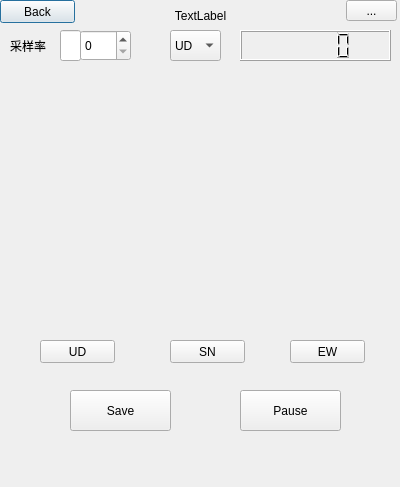
<?xml version="1.0" encoding="UTF-8"?>
<ui version="4.0">
 <class>CurWaveV</class>
 <widget class="QDialog" name="CurWaveV">
  <property name="geometry">
   <rect>
    <x>0</x>
    <y>0</y>
    <width>400</width>
    <height>487</height>
   </rect>
  </property>
  <property name="windowTitle">
   <string>实时波形</string>
  </property>
  <widget class="QLabel" name="label">
   <property name="geometry">
    <rect>
     <x>0</x>
     <y>0</y>
     <width>401</width>
     <height>31</height>
    </rect>
   </property>
   <property name="text">
    <string>TextLabel</string>
   </property>
   <property name="alignment">
    <set>Qt::AlignCenter</set>
   </property>
  </widget>
  <widget class="QPushButton" name="pushButton_back">
   <property name="geometry">
    <rect>
     <x>0</x>
     <y>0</y>
     <width>75</width>
     <height>23</height>
    </rect>
   </property>
   <property name="text">
    <string>Back</string>
   </property>
  </widget>
  <widget class="QToolButton" name="toolButton_func">
   <property name="geometry">
    <rect>
     <x>346</x>
     <y>0</y>
     <width>51</width>
     <height>21</height>
    </rect>
   </property>
   <property name="text">
    <string>...</string>
   </property>
  </widget>
  <widget class="QwtPlot" name="qwtPlot">
   <property name="geometry">
    <rect>
     <x>10</x>
     <y>70</y>
     <width>381</width>
     <height>261</height>
    </rect>
   </property>
  </widget>
  <widget class="QLCDNumber" name="lcdNumber">
   <property name="geometry">
    <rect>
     <x>240</x>
     <y>30</y>
     <width>151</width>
     <height>31</height>
    </rect>
   </property>
  </widget>
  <widget class="QLabel" name="label_step">
   <property name="geometry">
    <rect>
     <x>10</x>
     <y>30</y>
     <width>41</width>
     <height>31</height>
    </rect>
   </property>
   <property name="text">
    <string>采样率</string>
   </property>
  </widget>
  <widget class="QPushButton" name="pushButton_save">
   <property name="geometry">
    <rect>
     <x>70</x>
     <y>390</y>
     <width>101</width>
     <height>41</height>
    </rect>
   </property>
   <property name="text">
    <string>Save</string>
   </property>
  </widget>
  <widget class="QPushButton" name="pushButton_pause">
   <property name="geometry">
    <rect>
     <x>240</x>
     <y>390</y>
     <width>101</width>
     <height>41</height>
    </rect>
   </property>
   <property name="text">
    <string>Pause</string>
   </property>
   <property name="checkable">
    <bool>true</bool>
   </property>
  </widget>
  <widget class="QLineEdit" name="lineEdit_step">
   <property name="geometry">
    <rect>
     <x>60</x>
     <y>30</y>
     <width>21</width>
     <height>31</height>
    </rect>
   </property>
   <property name="readOnly">
    <bool>true</bool>
   </property>
  </widget>
  <widget class="QComboBox" name="comboBox">
   <property name="geometry">
    <rect>
     <x>170</x>
     <y>30</y>
     <width>51</width>
     <height>31</height>
    </rect>
   </property>
   <item>
    <property name="text">
     <string>UD</string>
    </property>
   </item>
   <item>
    <property name="text">
     <string>EW</string>
    </property>
   </item>
   <item>
    <property name="text">
     <string>SN</string>
    </property>
   </item>
  </widget>
  <widget class="QPushButton" name="pushButton">
   <property name="geometry">
    <rect>
     <x>40</x>
     <y>340</y>
     <width>75</width>
     <height>23</height>
    </rect>
   </property>
   <property name="text">
    <string>UD</string>
   </property>
  </widget>
  <widget class="QPushButton" name="pushButton_2">
   <property name="geometry">
    <rect>
     <x>170</x>
     <y>340</y>
     <width>75</width>
     <height>23</height>
    </rect>
   </property>
   <property name="text">
    <string>SN</string>
   </property>
  </widget>
  <widget class="QPushButton" name="pushButton_3">
   <property name="geometry">
    <rect>
     <x>290</x>
     <y>340</y>
     <width>75</width>
     <height>23</height>
    </rect>
   </property>
   <property name="text">
    <string>EW</string>
   </property>
  </widget>
  <widget class="QSpinBox" name="spinBox">
   <property name="geometry">
    <rect>
     <x>80</x>
     <y>30</y>
     <width>51</width>
     <height>31</height>
    </rect>
   </property>
  </widget>
 </widget>
 <customwidgets>
  <customwidget>
   <class>QwtPlot</class>
   <extends>QFrame</extends>
   <header>qwt_plot.h</header>
   <container>1</container>
  </customwidget>
 </customwidgets>
 <resources/>
 <connections/>
</ui>
